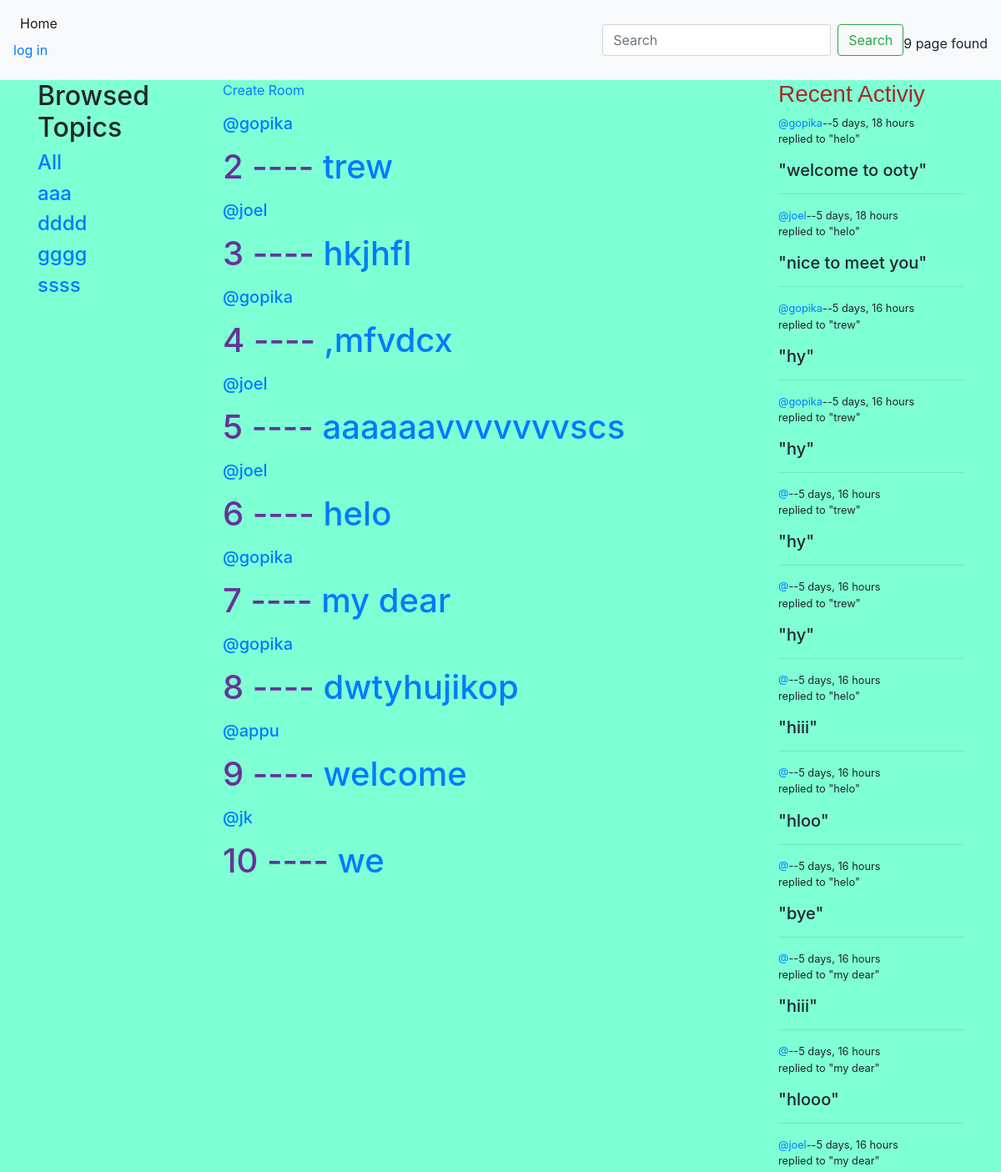
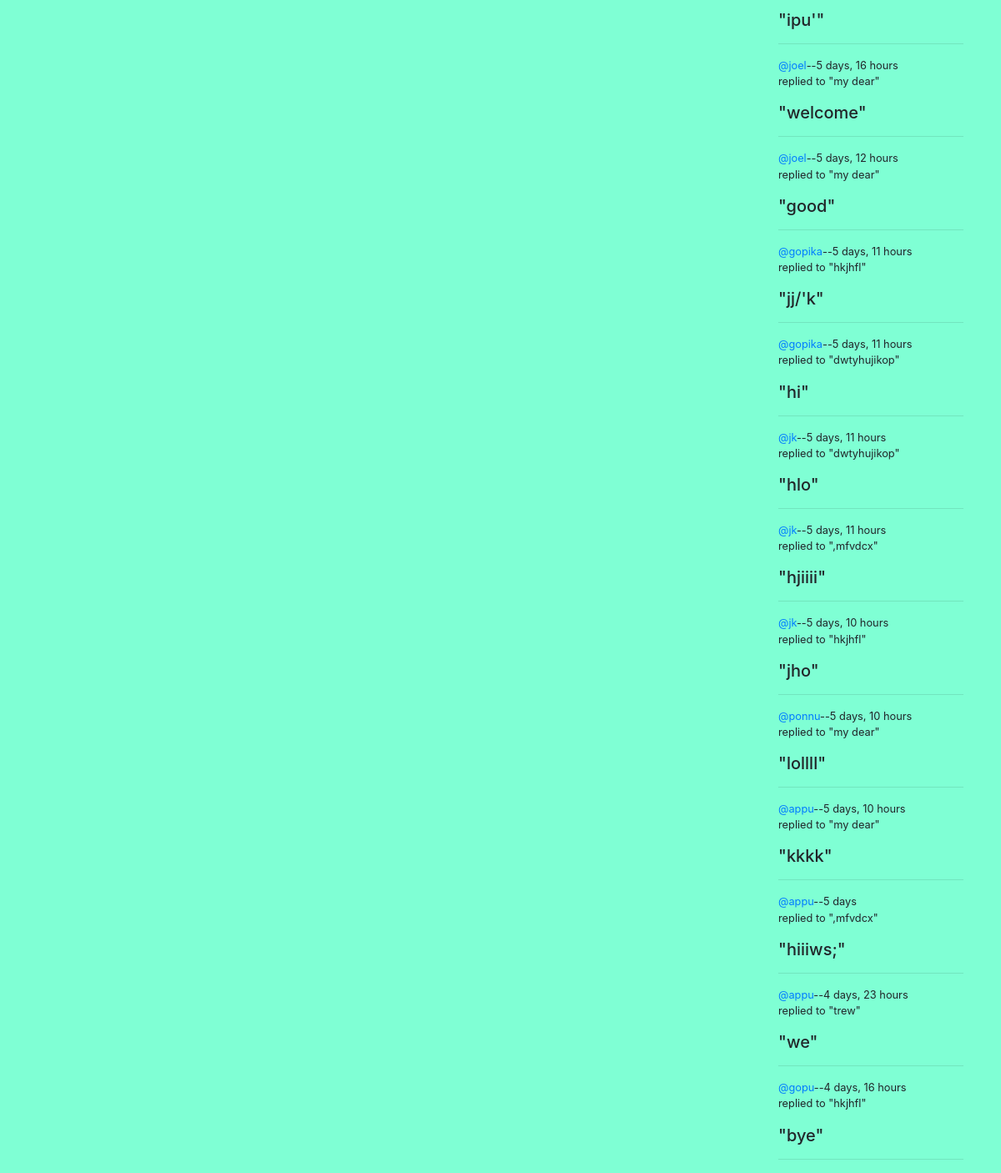
Screenshot of /polls/ with the database file from the repository (2 pictures, top to bottom).
### polls/models.py (models this page shows, shortened)
class Member(models.Model):
    fname = models.CharField(max_length=255)
    lname = models.CharField(max_length=255)

class fff(models.Model):
    host=models.ForeignKey(User,on_delete=models.SET_NULL,null=True)
    member=models.ForeignKey(Member,on_delete=models.CASCADE)
    det =models.CharField(max_length=234,null=True)
    participants=models.ManyToManyField(User,related_name='participant' ,blank=True)
    time=models.DateTimeField(auto_now=True)
    def __str__(self):
        return self.det

class msg(models.Model):
    host=models.ForeignKey(User,on_delete=models.SET_NULL,null=True)
    hhh=models.ForeignKey(fff,on_delete=models.CASCADE)
    body=models.TextField()
    time=models.DateTimeField(auto_now=True)

### polls/views.py (the view)
# urls.py: path('polls/',include('polls.urls'))
def polls(request):
    q=request.GET.get('q') if request.GET.get('q') !=None else ''
    f=fff.objects.all().filter(Q(member__fname__icontains=q) |
                               Q(det__icontains=q) |
                               Q(member__lname__icontains=q)
                               )
    member=Member.objects.all()
    msgs=msg.objects.all().filter(Q(hhh__member__fname__icontains=q) |
                                  Q(hhh__det__icontains=q) |
                               Q(hhh__member__lname__icontains=q)
                                  )
    count=f.count()
    context={
        "f":f,
        "member" :member,
        "count" :count,
        "msgs":msgs,
    }
    template=loader.get_template('myhtml.html')
    return HttpResponse(template.render(context,request))

### polls/templates/myhtml.html
{%extends 'base.html'%}
{% block content %}
<div class="contain">
   {% include "browse.html" %}
   {% include "home.html" %}
   {% include "recent.html" %}
</div>
{%endblock content%}

### polls/templates/browse.html
    <div>
        <h2>Browsed Topics</h2>
        <a href="{%url 'myname'%}"><h4>All</h4></a>
    {% for m in member %}
        <a href="{%url 'myname'%}?q={{m.fname}}"><h4>{{m.fname}}</h4></a>
        {%endfor%}
</div>

### polls/templates/home.html (shortened to what this page needs)
    <div>
    <a href="{%url 'myform' %}">Create Room</a>
        {% for i in f %}
        <p><h5><a href="{% url 'profile' i.host.id%}">@{{i.host.username}}</a><h5></p>
            <h1 style="color: rebeccapurple;">{{i.id}} ---- <a href="{% url 'ffn' i.id %}">{{ i.det }}</a></h1>
        {% endfor %}
    </div>

### polls/templates/recent.html (shortened to what this page needs)
    <div>
        <h3 style="font-family:arial; color:brown">Recent Activiy</h3>
         {%for messages in msgs%}
            <small><p><a href="{% url 'profile' messages.host_id %}">@{{messages.host.username}}</a>--{{messages.time|timesince}}</br>replied to "{{messages.hhh}}"</br><h5>"{{messages.body}}"</h5></p></small>
            <hr>
            {%endfor%}
    </div>

### polls/static/polls/main.css (style rules this page uses)
.contain { display: grid; grid-template-columns: 1fr 3fr 1fr; }
body { background-color: aquamarine; }

### rows the page displays
Member: fname "aaa"
Member: fname "dddd"
Member: fname "gggg"
Member: fname "ssss"
fff: host.username "gopika", id "2", det "trew"
fff: host.username "joel", id "3", det "hkjhfl"
fff: host.username "gopika", id "4", det ",mfvdcx"
fff: host.username "joel", id "5", det "aaaaaavvvvvvvscs"
fff: host.username "joel", id "6", det "helo"
fff: host.username "gopika", id "7", det "my dear"
fff: host.username "gopika", id "8", det "dwtyhujikop"
fff: host.username "appu", id "9", det "welcome"
fff: host.username "jk", id "10", det "we"
msg: host.username "gopika", time "5 days, 18 hours", hhh "helo", body "welcome to ooty"
msg: host.username "joel", time "5 days, 18 hours", hhh "helo", body "nice to meet you"
msg: host.username "gopika", time "5 days, 16 hours", hhh "trew", body "hy"
msg: host.username "gopika", time "5 days, 16 hours", hhh "trew", body "hy"
msg: time "5 days, 16 hours", hhh "trew", body "hy"
msg: time "5 days, 16 hours", hhh "trew", body "hy"
msg: time "5 days, 16 hours", hhh "helo", body "hiii"
msg: time "5 days, 16 hours", hhh "helo", body "hloo"
msg: time "5 days, 16 hours", hhh "helo", body "bye"
msg: time "5 days, 16 hours", hhh "my dear", body "hiii"
msg: time "5 days, 16 hours", hhh "my dear", body "hlooo"
msg: host.username "joel", time "5 days, 16 hours", hhh "my dear", body "ipu'"
msg: host.username "joel", time "5 days, 16 hours", hhh "my dear", body "welcome"
msg: host.username "joel", time "5 days, 12 hours", hhh "my dear", body "good"
msg: host.username "gopika", time "5 days, 11 hours", hhh "hkjhfl", body "jj/'k"
msg: host.username "gopika", time "5 days, 11 hours", hhh "dwtyhujikop", body "hi"
msg: host.username "jk", time "5 days, 11 hours", hhh "dwtyhujikop", body "hlo"
msg: host.username "jk", time "5 days, 11 hours", hhh ",mfvdcx", body "hjiiii"
msg: host.username "jk", time "5 days, 10 hours", hhh "hkjhfl", body "jho"
msg: host.username "ponnu", time "5 days, 10 hours", hhh "my dear", body "lollll"
msg: host.username "appu", time "5 days, 10 hours", hhh "my dear", body "kkkk"
msg: host.username "appu", time "5 days", hhh ",mfvdcx", body "hiiiws;"
msg: host.username "appu", time "4 days, 23 hours", hhh "trew", body "we"
msg: host.username "gopu", time "4 days, 16 hours", hhh "hkjhfl", body "bye"

### other values shown
{{ count }} "9"
